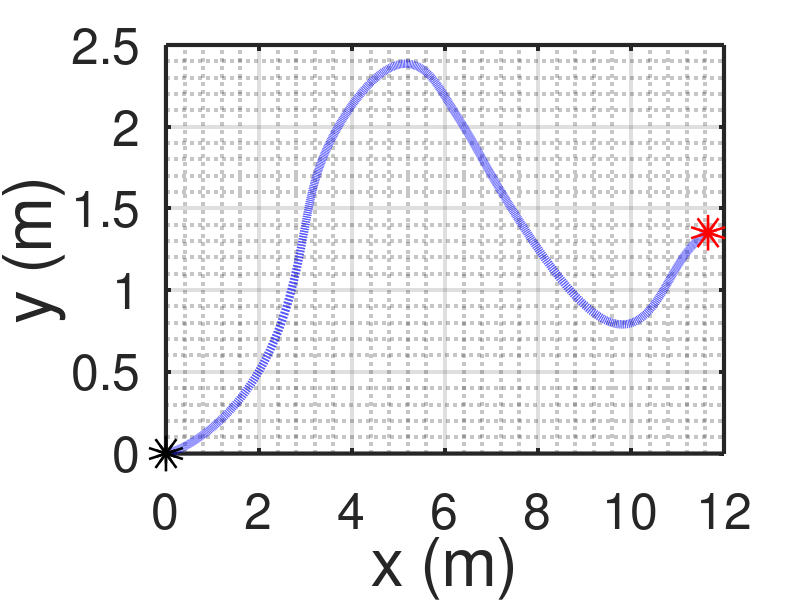
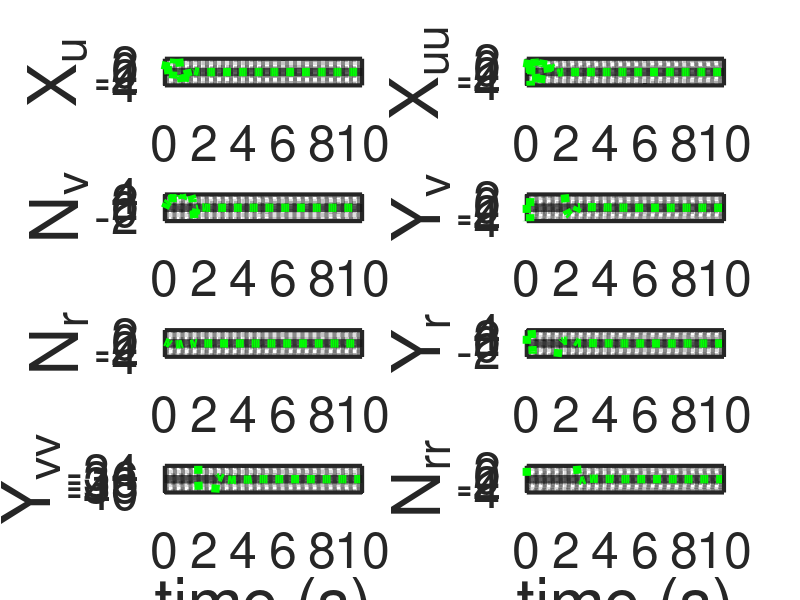

These charts were generated, in order, by the following MATLAB code:
%% Research code by Agus Hasan

clear;
clc;

%% time horizon
tf  = 10;
dt  = 0.001;
t   = dt:dt:tf;

n = 3;
r = 16;

%% True parameters

m    = 23.8;
Iz   = 1.76;
xg   = 0.046;

Xud  = -2;
Yvd  = -10;
Yrd  = 0;
Nvd  = 0;
Nrd  = -1;

Xu   = -0.7225;
Xuu  = -1.3274;
Yv   = -0.8612;
Yvv  = -36.2823;
Yr   = 0.1079;
Nv   = 0.1052;
Nr  = -0.5;
Nrr = -1;

%% system description
M = [m-Xud 0 0;0 m-Yvd m*xg-Yrd;0 m*xg-Nvd Iz-Nrd];
B = dt*[zeros(3);inv(M)];
C = [0 0 0 1 0 0;0 0 0 0 1 0; 0 0 0 0 0 1];

%% state initialization
x        = [0;0;0;0;0;0];
y        = [0;0;0];
vhat     = [0;0;0];
thetahat = zeros(r,1);
 
%% known paramaters
m11 = M(1,1);
m22 = M(2,2);
m23 = M(2,3);
m32 = M(3,2);
m33 = M(3,3);
mt  = m22*m33-m23*m32;

alpha1 = dt*(m-Yvd)/(m-Xud);
alpha2 = dt*(m*xg-Yrd)/(m-Xud);
alpha3 = (-dt*(Iz-Nrd)*(m-Xud)/mt)+(dt*(m*xg-Yrd)*(m*xg-Yrd)/mt);
alpha4 = dt*(m*xg-Yrd)*(Xud-Yvd)/mt;
alpha5 = (dt*(m*xg-Nvd)*(m-Xud)/mt)-(dt*(m-Yvd)*(m*xg-Yrd)/mt);
alpha6 = -dt*(m-Yvd)*(Xud-Yvd)/mt;

beta1  = dt*Xu/(m-Xud);
beta2  = dt*Xuu/(m-Xud);
beta3  = (dt*(Iz-Nrd)*Yv/mt)-(dt*(m*xg-Yrd)*Nv/mt);
beta4  = (dt*(Iz-Nrd)*Yr/mt)-(dt*(m*xg-Yrd)*Nr/mt);
beta5  = dt*(Iz-Nrd)*Yvv/mt;
beta6  = -dt*(m*xg-Yrd)*Nrr/mt;
beta7  = (dt*(m-Yvd)*Nv/mt)-(dt*(m*xg-Nvd)*Yv/mt);
beta8  = (dt*(m-Yvd)*Nr/mt)-(dt*(m*xg-Nvd)*Yr/mt);
beta9  = -dt*(m*xg-Nvd)*Yvv/mt;
beta10 = dt*(m-Yvd)*Nrr/mt;

%% initial control inputs
%u     = [5 0 0]';
%u     = [0 5 0]';

%% for plotting
uArray          = [];
xArray          = [];
yArray          = [];
vhatArray       = [];
thetahatArray   = [];

%% Initialization for estimator

Pplus       = 10000000000*eye(n);
QF          = 0.0001*eye(n);
RF          = 0.0001*eye(n);
a           = 0.999;
UpsilonPlus = 0*zeros(n,r);
S           = 10000000000*eye(r);
lambda      = 0.999;

%% simulation
for i=1:(tf/dt)
    
    %u     = [40*sin(i*dt) 10*cos(i*dt) 1*cos(i*dt)]';
    u     = [40*sin(i*dt) 1*cos(i*dt) 1*cos(i*dt)]';

    uArray         = [uArray u];
    xArray         = [xArray x];
    yArray         = [yArray y];
    vhatArray      = [vhatArray vhat];
    thetahatArray  = [thetahatArray thetahat]; 

    Cvv = [alpha1*x(5)*x(6)+alpha2*x(6)^2;alpha3*x(4)*x(6)+alpha4*x(4)*x(5);alpha5*x(4)*x(6)+alpha6*x(4)*x(5)];
    Dvv = [beta1*x(4)+beta2*abs(x(4))*x(4);beta3*x(5)+beta4*x(6)+beta5*abs(x(5))*x(5)+beta6*abs(x(6))*x(6);beta7*x(5)+beta8*x(6)+beta9*abs(x(5))*x(5)+beta10*abs(x(6))*x(6)];

    x = x+[dt*(cos(x(3))*x(4)-sin(x(3))*x(5));dt*(sin(x(3))*x(4)+cos(x(3))*x(5));dt*x(6);Cvv+Dvv]+B*u;
    y = C*x+0.0001*randn(3,1);

    Phi = [vhat(2)*vhat(3) vhat(3)^2 vhat(1) abs(vhat(1))*vhat(1) 0 0 0 0 0 0 0 0 0 0 0 0;
          0 0 0 0 vhat(1)*vhat(3) vhat(1)*vhat(2) vhat(2) vhat(3) abs(vhat(2))*vhat(2) abs(vhat(3))*vhat(3) 0 0 0 0 0 0;
          0 0 0 0 0 0 0 0 0 0 vhat(1)*vhat(3) vhat(1)*vhat(2) vhat(2) vhat(3) abs(vhat(2))*vhat(2) abs(vhat(3))*vhat(3)];

    % Estimation using adaptive KF
    Pmin  = Pplus+QF;
    Sigma = Pmin+RF;
    KF    = Pmin*inv(Sigma);
    Pplus = (eye(n)-KF)*Pmin;
     
    ytilde = y-(vhat+dt*inv(M)*(u)+Phi*thetahat);
    QF    = a*QF + (1-a)*(KF*(ytilde*ytilde')*KF');    
    RF    = a*RF + (1-a)*(ytilde*ytilde'+Pmin);
 
    Upsilon = (eye(n)-KF)*(eye(n))*UpsilonPlus+(eye(n)-KF)*Phi;
    Omega   = eye(n)*UpsilonPlus+Phi;
    Lambda  = inv(lambda*Sigma+Omega*S*Omega');
    Gamma1  = S*Omega'*Lambda;
    S       = (1/lambda)*S-(1/lambda)*S*Omega'*Lambda*Omega*S;
    UpsilonPlus = Upsilon;
    
    thetahat  = thetahat + Gamma1*ytilde;
    vhat      = vhat+dt*inv(M)*(u)+Phi*thetahat+KF*ytilde+Upsilon*Gamma1*ytilde;

end

Temp1 = inv([-dt*m23/mt dt*m33/mt;dt*m22/mt -dt*m32/mt])*[thetahatArray(7,:);thetahatArray(13,:)];
Temp2 = inv([-dt*m23/mt dt*m33/mt;dt*m22/mt -dt*m32/mt])*[thetahatArray(8,:);thetahatArray(14,:)];

figure(1)
plot(xArray(1,:),xArray(2,:), ':b', 'LineWidth', 6)
hold on;
plot(xArray(1,1),xArray(2,1), 'ok', 'LineWidth', 20)
hold on;
plot(xArray(1,end),xArray(2,end), 'or', 'LineWidth', 20)
set(gca,'color','#EEEEEE','LineWidth',3,'FontSize',36)
grid on;
grid minor;
%legend('trajectory','start','end','FontSize',48)
xlabel('x (m)','FontSize',48)
ylabel('y (m)','FontSize',48)

figure(2)
subplot(4,2,1)
plot(t,Xu*ones(length(t),1), '-k', 'LineWidth', 6)
hold on;
plot(t(1:100:end),m11*thetahatArray(3,1:100:end)/dt, ':g', 'LineWidth', 6)
set(gca,'color','#EEEEEE','LineWidth',3,'FontSize',36)
grid on;
grid minor;
ylim([Xu-4 Xu+4]);
ylabel('X_u','FontSize',48)
subplot(4,2,2)
plot(t,Xuu*ones(length(t),1), '-k', 'LineWidth', 6)
hold on;
plot(t(1:100:end),m11*thetahatArray(4,1:100:end)/dt, ':g', 'LineWidth', 6)
set(gca,'color','#EEEEEE','LineWidth',3,'FontSize',36)
grid on;
grid minor;
ylabel('X_{uu}','FontSize',48)
%legend('true parameter','estimated parameter','FontSize',36)
ylim([Xuu-4 Xuu+4]);
subplot(4,2,3)
plot(t,Nv*ones(length(t),1), '-k', 'LineWidth', 6)
hold on;
plot(t(1:100:end),Temp1(1,1:100:end), ':g', 'LineWidth', 6)
set(gca,'color','#EEEEEE','LineWidth',3,'FontSize',36)
grid on;
grid minor;
ylim([Nv-4 Nv+4]);
ylabel('N_v','FontSize',48)
subplot(4,2,4)
plot(t,Yv*ones(length(t),1), '-k', 'LineWidth', 6)
hold on;
plot(t(1:100:end),Temp1(2,1:100:end), ':g', 'LineWidth', 6)
set(gca,'color','#EEEEEE','LineWidth',3,'FontSize',36)
grid on;
grid minor;
ylabel('Y_v','FontSize',48)
ylim([Yv-4 Yv+4]);
subplot(4,2,5)
plot(t,Nr*ones(length(t),1), '-k', 'LineWidth', 6)
hold on;
plot(t(1:100:end),Temp2(1,1:100:end), ':g', 'LineWidth', 6)
set(gca,'color','#EEEEEE','LineWidth',3,'FontSize',36)
grid on;
grid minor;
ylim([Nr-4 Nr+4]);
ylabel('N_r','FontSize',48)
subplot(4,2,6)
plot(t,Yr*ones(length(t),1), '-k', 'LineWidth', 6)
hold on;
plot(t(1:100:end),Temp2(2,1:100:end), ':g', 'LineWidth', 6)
set(gca,'color','#EEEEEE','LineWidth',3,'FontSize',36)
grid on;
grid minor;
ylabel('Y_r','FontSize',48)
ylim([Yr-4 Yr+4]);
subplot(4,2,7)
plot(t,Yvv*ones(length(t),1), '-k', 'LineWidth', 6)
hold on;
plot(t(1:100:end),mt*thetahatArray(9,1:100:end)/(dt*m33), ':g', 'LineWidth', 6)
set(gca,'color','#EEEEEE','LineWidth',3,'FontSize',36)
grid on;
grid minor;
xlabel('time (s)','FontSize',48)
ylim([Yvv-4 Yvv+4]);
ylabel('Y_{vv}','FontSize',48)
subplot(4,2,8)
plot(t,Nrr*ones(length(t),1), '-k', 'LineWidth', 6)
hold on;
plot(t(1:100:end),-mt*thetahatArray(10,1:100:end)/(dt*m23), ':g', 'LineWidth', 6)
set(gca,'color','#EEEEEE','LineWidth',3,'FontSize',36)
grid on;
grid minor;
ylabel('N_{rr}','FontSize',48)
xlabel('time (s)','FontSize',48)
ylim([Nrr-4 Nrr+4]);


VXu = m11*thetahatArray(3,end)/dt
VXuu = m11*thetahatArray(4,end)/dt
VYv = Temp1(2,end)
VYvv = mt*thetahatArray(9,end)/(dt*m33)
VYr = Temp2(2,end)
VNv = Temp1(1,end)
VNr = Temp2(1,end)
VNrr = -mt*thetahatArray(10,end)/(dt*m23)

EXu = abs((Xu-VXu)/Xu)*100
EXuu = abs((Xuu-VXuu)/Xuu)*100
EYv = abs((Yv-VYv)/Yv)*100
EYvv = abs((Yvv-VYvv)/Yvv)*100
EYr = abs((Yr-VYr)/Yr)*100
ENv = abs((Nv-VNv)/Nv)*100
ENr = abs((Nr-VNr)/Nr)*100
ENrr = abs((Nrr-VNrr)/Nrr)*100

TError = EXu+EXuu+EYv+EYvv+EYr+ENv+ENr+ENrr